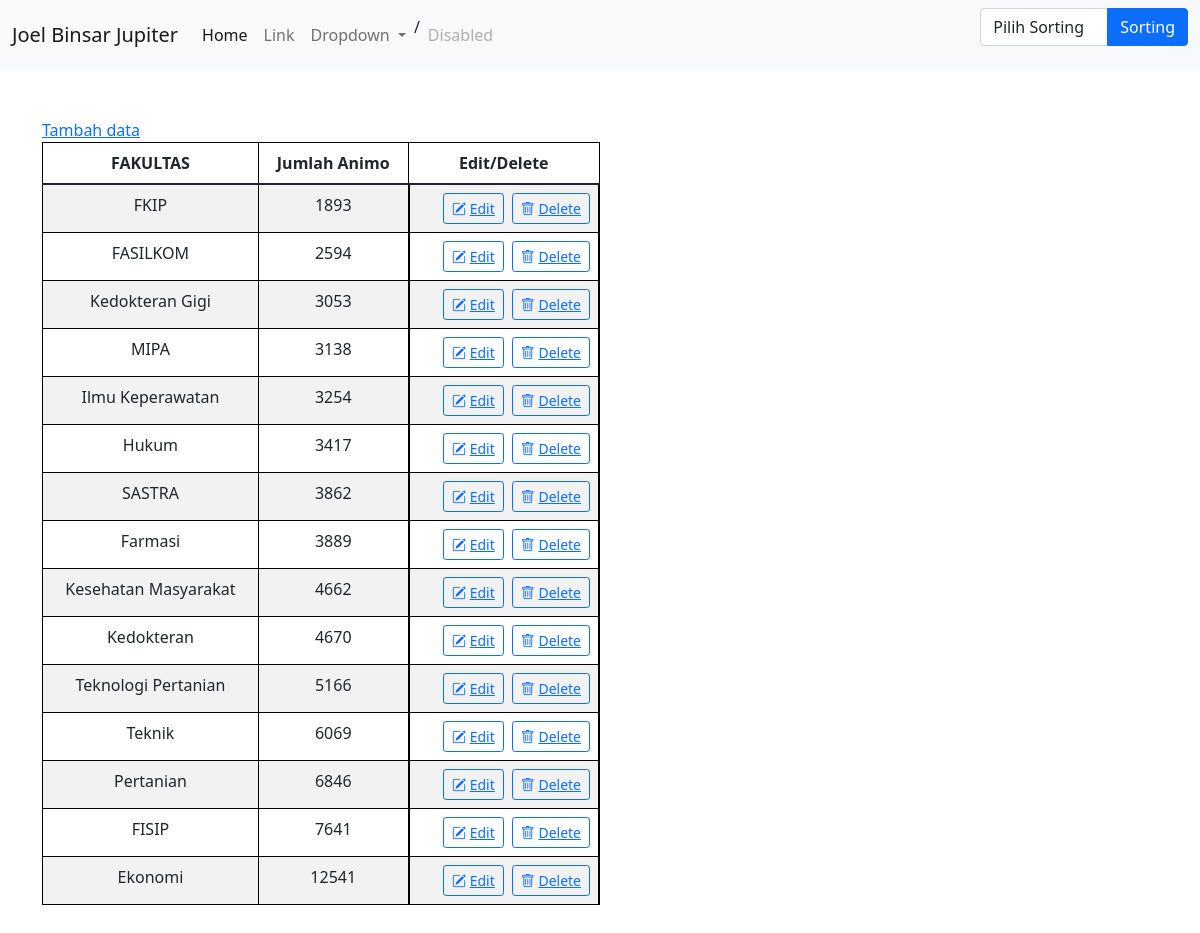
The page / on the database its author committed.
### tables this page shows
CREATE TABLE `fakultas` (
  `id` int(11) NOT NULL,
  `fakultas_name` varchar(30) NOT NULL,
  `animo` int(10) NOT NULL
);

### sort.php (called while the page is built, shortened)
<?php
$sort_option = "";
?>

### functions.php (called while the page is built)
<?php
try {
    $conn = mysqli_connect("localhost", "root", "", "uas_202410103042");
} catch(PDOException $e) {
    echo "err: " . $e->getMessage();
}
function query($query)
{
    global $conn;
    $result = mysqli_query($conn, $query);
    $rows = [];
    while ($row = mysqli_fetch_assoc($result)) {
        $rows[] = $row;
    }
    return $rows;
}
?>

### index.php (the view, shortened to what this page needs)
<?php
require_once("./functions.php");
require_once("./sort.php");
$data = query("SELECT * FROM fakultas ORDER BY animo $sort_option");
?>
<!DOCTYPE html>
<html lang="en">
<head>
    <link href="https://cdn.jsdelivr.net/npm/bootstrap@5.1.3/dist/css/bootstrap.min.css" rel="stylesheet" />
    <link rel="stylesheet" href="https://cdn.jsdelivr.net/npm/bootstrap-icons@1.8.1/font/bootstrap-icons.css" />
    <link rel="stylesheet" href="css/style2.css">
</head>
<body>
    <nav class="navbar navbar-expand-lg navbar-light bg-light">
      <div class="container-fluid">
        <a class="navbar-brand" href="https://www.instagram.com/bijoaja/" target="_blank">Joel Binsar Jupiter </a>
        <div class="collapse navbar-collapse" id="navbarSupportedContent">
          <ul class="navbar-nav me-auto mb-2 mb-lg-0">
            <li class="nav-item">
              <a class="nav-link active" aria-current="page" href="#">Home</a>
            </li>
            <li class="nav-item">
              <a class="nav-link" href="#">Link</a>
            </li>
            <li class="nav-item dropdown">
              <a
                class="nav-link dropdown-toggle"
                href="#"
                id="navbarDropdown"
                role="button"
                data-bs-toggle="dropdown"
                aria-expanded="false"
              >
                Dropdown
              </a>
            </li>/
            <li class="nav-item">
              <a class="nav-link disabled">Disabled</a>
            </li>
          </ul>
          <form action="" method="GET">
            <div class="row">
              <div class="col-md-15">
                <div class="input-group mb-3">
                  <select name="sort_animo" class="form-control" id="">
                    <option value="">Pilih Sorting</option>
                  </select>
                  <button type="submit"class="input-group-text btn btn-primary" id="basic-addon2">Sorting</button>
                </div>
              </div>
            </form>
        </div>
      </div>
    </nav>
    <div class="container m-5 mx-auto" >
    <a href="tambah.php">Tambah data</a>
      <table class="table table-bordered table-striped table-hover">
        <thead class="thead-dark text-center">
          <tr>
            <th>FAKULTAS</th>
            <th>Jumlah Animo</th>
            <th>Edit/Delete</th>
          </tr>
        </thead>
        <tbody class="text-center">
              <?php foreach ($data as $DATA) : ?>
                <tr>
                  <td><?= $DATA["fakultas_name"]; ?></td>
                  <td><?= $DATA["animo"]; ?></td>
                  <td class="d-grid gap-2 d-md-flex justify-content-md-end ">
                      <button type="button" class="btn btn-outline-primary btn-sm">
                        <i class="bi bi-pencil-square"></i>
                        <a href="ubah.php?id=<?= $DATA["id"]; ?>">Edit</a>
                      </button>
                      <button type="button" class="btn btn-outline-primary btn-sm">
                        <i class="bi bi-trash"></i>
                        <a href="hapus.php?id=<?= $DATA["id"]; ?>" onclick="return confirm('Yakin ingin menghapus data?');">Delete</a>
                      </button>
                  </td>
                </tr>
              <?php endforeach; ?>
        </tbody>
      </table>
    </div>
</body>
</html>

### css/style2.css (style rules this page uses)
.table { position:-webkit-sticky; border: 1px solid #000; border-collapse: collapse; width: 50%; }

### rows shown on the page
fakultas: fakultas_name "FKIP", animo "1893"
fakultas: fakultas_name "FASILKOM", animo "2594"
fakultas: fakultas_name "Kedokteran Gigi", animo "3053"
fakultas: fakultas_name "MIPA", animo "3138"
fakultas: fakultas_name "Ilmu Keperawatan", animo "3254"
fakultas: fakultas_name "Hukum", animo "3417"
fakultas: fakultas_name "SASTRA", animo "3862"
fakultas: fakultas_name "Farmasi", animo "3889"
fakultas: fakultas_name "Kesehatan Masyarakat", animo "4662"
fakultas: fakultas_name "Kedokteran", animo "4670"
fakultas: fakultas_name "Teknologi Pertanian", animo "5166"
fakultas: fakultas_name "Teknik", animo "6069"
fakultas: fakultas_name "Pertanian", animo "6846"
fakultas: fakultas_name "FISIP", animo "7641"
fakultas: fakultas_name "Ekonomi", animo "12541"
